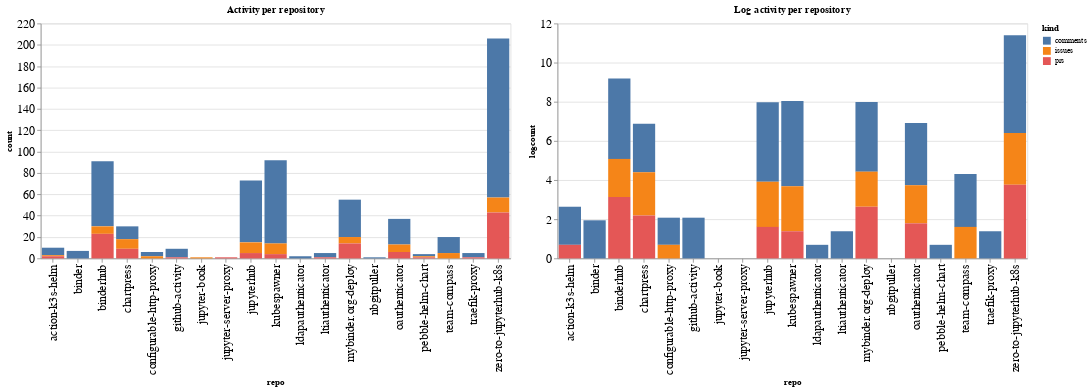

Notebook source saved alongside this figure:
### Code cell
ch1 = alt.Chart(repo_summaries, width=600, title="Activity per repository").mark_bar().encode(
    x='repo',
    y='count',
    color='kind',
    tooltip="kind"
)

ch2 = alt.Chart(repo_summaries, width=600, title="Log activity per repository").mark_bar().encode(
    x='repo',
    y='logcount',
    color='kind',
    tooltip="kind"
)

ch1 | ch2

### Figure 1 — Vega-Lite specification as saved in the notebook (floating-point values rounded to 4 significant figures)
{"config": {"axisLeft": {"labelFontSize": 15}, "axisBottom": {"labelFontSize": 15}}, "hconcat": [{"mark": "bar", "encoding": {"color": {"type": "nominal", "field": "kind"}, "tooltip": {"type": "nominal", "field": "kind"}, "x": {"type": "nominal", "field": "repo"}, "y": {"type": "quantitative", "field": "count"}}, "title": "Activity per repository", "width": 600}, {"mark": "bar", "encoding": {"color": {"type": "nominal", "field": "kind"}, "tooltip": {"type": "nominal", "field": "kind"}, "x": {"type": "nominal", "field": "repo"}, "y": {"type": "quantitative", "field": "logcount"}}, "title": "Log activity per repository", "width": 600}], "data": {"name": "data-57c330cc60337006f1b640f9b48143ea"}, "$schema": "https://vega.github.io/schema/vega-lite/v4.8.1.json", "datasets": {"data-57c330cc60337006f1b640f9b48143ea": [{"repo": "action-k3s-helm", "kind": "comments", "count": 7, "logcount": 1.946}, {"repo": "action-k3s-helm", "kind": "issues", "count": 1, "logcount": 0.0}, {"repo": "action-k3s-helm", "kind": "prs", "count": 2, "logcount": 0.6931}, {"repo": "binder", "kind": "comments", "count": 7, "logcount": 1.946}, {"repo": "binderhub", "kind": "comments", "count": 61, "logcount": 4.111}, {"repo": "binderhub", "kind": "issues", "count": 7, "logcount": 1.946}, {"repo": "binderhub", "kind": "prs", "count": 23, "logcount": 3.135}, {"repo": "chartpress", "kind": "comments", "count": 12, "logcount": 2.485}, {"repo": "chartpress", "kind": "issues", "count": 9, "logcount": 2.197}, {"repo": "chartpress", "kind": "prs", "count": 9, "logcount": 2.197}, {"repo": "configurable-http-proxy", "kind": "comments", "count": 4, "logcount": 1.386}, {"repo": "configurable-http-proxy", "kind": "issues", "count": 2, "logcount": 0.6931}, {"repo": "github-activity", "kind": "comments", "count": 8, "logcount": 2.079}, {"repo": "github-activity", "kind": "prs", "count": 1, "logcount": 0.0}, {"repo": "jupyter-book", "kind": "issues", "count": 1, "logcount": 0.0}, {"repo": "jupyter-server-proxy", "kind": "prs", "count": 1, "logcount": 0.0}, {"repo": "jupyterhub", "kind": "comments", "count": 58, "logcount": 4.06}, {"repo": "jupyterhub", "kind": "issues", "count": 10, "logcount": 2.303}, {"repo": "jupyterhub", "kind": "prs", "count": 5, "logcount": 1.609}, {"repo": "kubespawner", "kind": "comments", "count": 78, "logcount": 4.357}, {"repo": "kubespawner", "kind": "issues", "count": 10, "logcount": 2.303}, {"repo": "kubespawner", "kind": "prs", "count": 4, "logcount": 1.386}, {"repo": "ldapauthenticator", "kind": "comments", "count": 2, "logcount": 0.6931}, {"repo": "ltiauthenticator", "kind": "comments", "count": 4, "logcount": 1.386}, {"repo": "ltiauthenticator", "kind": "prs", "count": 1, "logcount": 0.0}, {"repo": "mybinder.org-deploy", "kind": "comments", "count": 35, "logcount": 3.555}, {"repo": "mybinder.org-deploy", "kind": "issues", "count": 6, "logcount": 1.792}, {"repo": "mybinder.org-deploy", "kind": "prs", "count": 14, "logcount": 2.639}, {"repo": "nbgitpuller", "kind": "comments", "count": 1, "logcount": 0.0}, {"repo": "oauthenticator", "kind": "comments", "count": 24, "logcount": 3.178}, {"repo": "oauthenticator", "kind": "issues", "count": 7, "logcount": 1.946}, {"repo": "oauthenticator", "kind": "prs", "count": 6, "logcount": 1.792}, {"repo": "pebble-helm-chart", "kind": "comments", "count": 2, "logcount": 0.6931}, {"repo": "pebble-helm-chart", "kind": "issues", "count": 1, "logcount": 0.0}, {"repo": "pebble-helm-chart", "kind": "prs", "count": 1, "logcount": 0.0}, {"repo": "team-compass", "kind": "comments", "count": 15, "logcount": 2.708}, {"repo": "team-compass", "kind": "issues", "count": 5, "logcount": 1.609}, {"repo": "traefik-proxy", "kind": "comments", "count": 4, "logcount": 1.386}, {"repo": "traefik-proxy", "kind": "prs", "count": 1, "logcount": 0.0}, {"repo": "zero-to-jupyterhub-k8s", "kind": "comments", "count": 149, "logcount": 5.004}, {"repo": "zero-to-jupyterhub-k8s", "kind": "issues", "count": 14, "logcount": 2.639}, {"repo": "zero-to-jupyterhub-k8s", "kind": "prs", "count": 43, "logcount": 3.761}]}}
